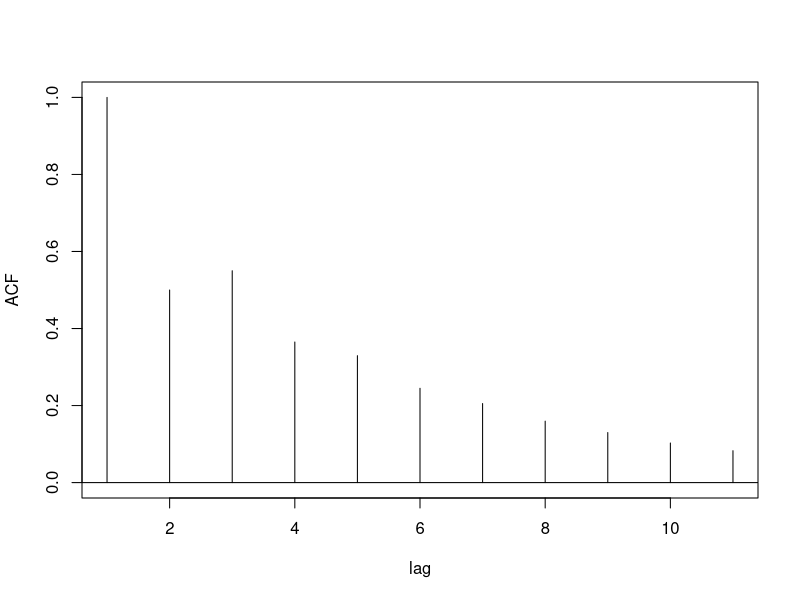
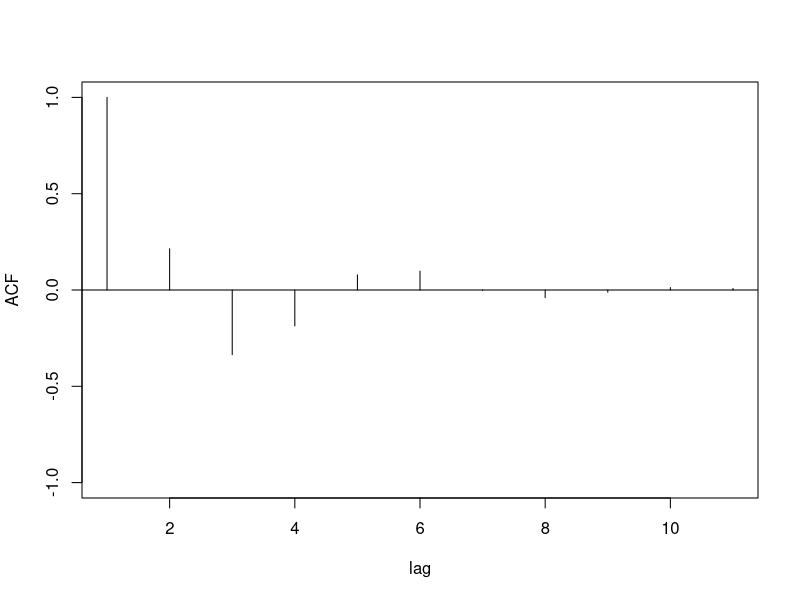
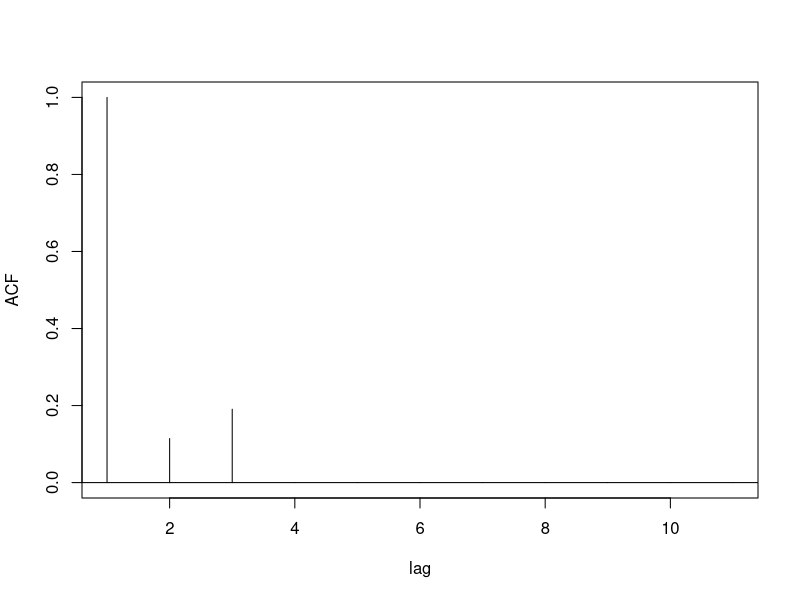

Reproduce these figures in R, in order.
## ---- chunk 1
knitr::opts_chunk$set(echo = TRUE)
## ---- chunk 2
ARMAtoMA(ar = c(0.3, 0.4), lag.max = 10)
## ---- chunk 3
arima.sim(list(ar=c(0.3, 0.4)), n=20)
## ---- chunk 4
arima.sim(list(ar=c(0.3, 0.4)), n=20)
## ---- chunk 5
ACF = ARMAacf(ar=c(0.3, 0.4), lag.max = 10)
plot(ACF, type="h", xlab="lag", ylim = c(0.0, 1.0))
abline(h=0)
## ---- chunk 6
ACF = ARMAacf(ar=c(0.3, -0.4), lag.max = 10)
plot(ACF, type="h", xlab="lag", ylim = c(-1.0, 1.0))
abline(h=0)
## ---- chunk 7
ACF = ARMAacf(ma=c(0.1, 0.2), lag.max = 10)
plot(ACF, type="h", xlab="lag")
abline(h=0)
## ---- chunk 8
x = arima.sim(list(ar=c(0.3, 0.4)), n=1000)
arima(x, order=c(2,0,0)) 
